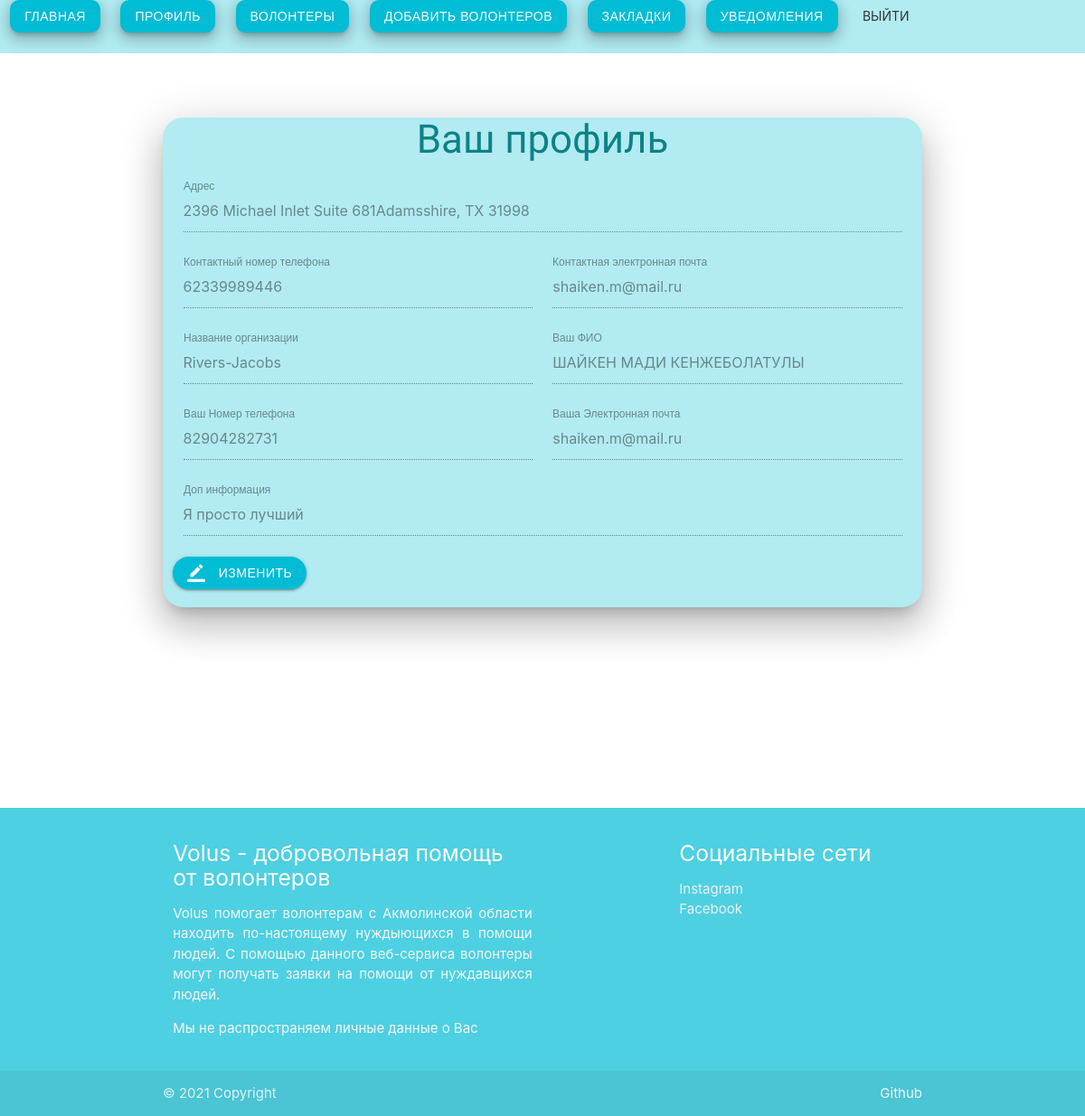
/volunteer/profile (signed in), run on the app's committed database.
### models.py (models this page shows, shortened)
class SecretUserMixin(object):
    '''
    Handles registration and login processes for Volunteer and Organization, which do use login and password unlike Needy
    '''

class UpdateUserMixin(object):
    @classmethod
    def update_data_for(cls, user_id, form, to_overwrite={}):
        '''Updates data fields for object with given id from request.form

        Args:
            user_id (int): Volunteer.id, Organization.id or Needy.id
            form (dict): request.form object
            to_overwrite (dict, optional): Additional key-value fields to overwrite (useful for Needy's help_type)
        '''
        logger.debug('Updating data for %s #%s with to_overwrite:%s; form: %s',
                     cls.__name__, user_id, to_overwrite, form)
        try:
            user = cls.query.get(user_id)
            if user:
                try:
                    for attr, value in form.items():
                        if isinstance(value, list):
                            value = ', '.join(value)
                        if value and hasattr(cls, attr):
                            setattr(user, attr, value)
                    for attr, value in to_overwrite.items():
                        setattr(user, attr, value)
                except:
                    logger.exception(
                        'Error when updating data, probably unique constraint failed')
                    return False
                db.session.commit()
                logger.debug('Successful data update')
                return True
        except:
            logger.exception('Error in update_data_for')

class Organization(SecretUserMixin, UpdateUserMixin, db.Model):
    id = db.Column(db.Integer, primary_key=True)
    about = db.Column(db.Text)
    addr = db.Column(db.String(200))
    contact_phone = db.Column(db.String(11), unique=True)
    contact_email = db.Column(db.String(200), unique=True)
    org_name = db.Column(db.String(200), nullable=False, unique=True)
    owner_name = db.Column(db.String(200), nullable=False)
    owner_phone = db.Column(db.String(11), nullable=False, unique=True)
    owner_email = db.Column(db.String(200), nullable=False, unique=True)
    password = db.Column(db.LargeBinary(), nullable=False)
    username = db.Column(db.String(31), nullable=False, unique=True)
    registered = db.Column(db.DateTime, default=datetime.now)
    slug = db.Column(db.String(200), default=generate_slug, unique=True)
    key = db.Column(db.LargeBinary(), default=generate_key, unique=True)
    bookmarks = db.relationship(
        'Bookmark', backref='organization', lazy='dynamic')
    registration_keys = db.relationship(
        'VolunteerRegistrationKey', backref='organization', lazy='dynamic')

### blueprints/volunteer.py (the view)
@volunteer.route('/profile')
@login_required
@log_view
def profile():
    if 'org' in session:
        id = session.get('org').get('id')
        user = Organization.query.get(id)
    else:
        id = session.get('vol').get('id')
        user = Volunteer.query.get(id)
    return render_template('v_profile.html', user=user, edit=False)

### models.py (called while the page is built)
    @staticmethod
    def get_notifications(user_id: int, to_volunteer: bool = True):
        logger.debug(
            'Fetching notifications for user #%s, volunteer?: %s', user_id, to_volunteer)
        try:
            if to_volunteer:
                return Notification.query.filter_by(deleted=False).filter_by(to_volunteer=user_id).filter_by(read=False).order_by(Notification.date.desc()).all()
            return Notification.query.filter_by(deleted=False).filter((Notification.to_organization == user_id) | (Notification.from_organization == user_id)).filter_by(read=False).order_by(Notification.date.desc()).all()
        except:
            logger.exception(
                'Oops, cannot get notifications for user #%s', user_id)

### views.py (called while the page is built)
def log_view(f):
    @wraps(f)
    def inner(*args, **kwargs):
        logger.debug('In %s', f.__name__)
        try:
            return f(*args, **kwargs)
        except:
            logger.exception('Error in %s', f.__name__)
            flash('Ошибка сервера повторите запрос позже')
            return redirect(url_for('home'))
    return inner

@app.teardown_request
def teardown_request(error=None):
    if error:
        logger.critical(
            'Error occured %s. Sending email with traceback info', error)
        try:
            subject = 'VOLUS CRITICAL'
            sender = 'volus.kokshe@gmail.com'
            recipients = ['khovansky99@gmail.com', ]
            body = f'[VOLUS APP] Error occured:\n\n{error}'
            msg = Message(subject=subject, recipients=recipients,
                          body=body, sender=sender)
            mail.send(msg)
        except:
            return redirect(url_for('home'))

@app.before_request
def check_user_agent():
    user_agent = request.headers.get('User-Agent', '')
    logger.debug('User-Agent: %s', user_agent)
    if user_agent in bad_user_agents:
        logger.warning('Banning user for suspicious user-agent')
        ip_ban.add()
        return '<h1>Привет, ботяра!</h1><h2>Если Вы видете данное сообщение, включите поддержку JavaScript и удалите куки</h2>'

### templates/volunteer/v_profile.html (shortened to what this page needs)
{% extends 'layout.html' %}
{% block content %}
<div class="container z-depth-5 round-border content #e0f7fa cyan lighten-4" style="border-radius: 23px;">
    <div class="row">
        <h3 class="center-align special-heading"> Ваш профиль </h3>
        {% macro input_fields(data) -%}
            {% for fields in data %}
                {% set s = 12 // fields|length %}
                {% set class_ = 'input-field col s' + s|string %}
                {% for label, other in fields.items() %}
                    {% set value, input_name, regex, required = other %}
                    <div class="{{ class_ }}">
                        <input  {% if not edit %} disabled {% endif %} {% if required %} required {% endif %} class="validate" name="{{ input_name }}" pattern="{{ regex }}" value="{{ value }}" id="{{ input_name }}" type="text">
                        <label for="{{ input_name }}">{{ label }}</label>
                    </div>
                {% endfor %}
            {% endfor %}
        {%- endmacro %}
        <div class="row">
            <form {% if edit %} action="{{ url_for('volunteer.edit_profile') }}" method="POST" {% endif %} class="col s12">
                {{ input_fields(data) }}
                {% if not edit %}
                    <a style="border-radius: 20px;" href="{{ url_for('volunteer.edit_profile') }}"  class="waves-effect waves-light btn #00bcd4 cyan"><i class="material-icons left">border_color</i>изменить</a>
                {% else %}
                    <input type="hidden" name="csrf_token" value="{{ csrf_token() }}"/>
                    <button style="border-radius: 20px;" type="submit" class="btn btn-primary #00bcd4 cyan"><i class="material-icons left ">border_color</i>подтвердить</button>
                {% endif %}
            </form>
          </div>
    </div>
</div>
<br><br><br><br><br><br>
{% endblock %}

### templates/volunteer/layout.html (style rules this page uses)
.content { font-family: 'Inter', sans-serif; }
.special-heading { font-family: 'Commissioner', sans-serif; color: #0d8286; }

### data on the page
Organization: fields "2396 Michael Inlet Suite 681Adamsshire, TX 31998" "62339989446" "shaiken.m@mail.ru" "Rivers-Jacobs" "ШАЙКЕН МАДИ КЕНЖЕБОЛАТУЛЫ" "82904282731" "shaiken.m@mail.ru" "Я просто лучший"

### other printed values
{{ label }} "ГЛАВНАЯ ПРОФИЛЬ ВОЛОНТЕРЫ ДОБАВИТЬ ВОЛОНТЕРОВ ЗАКЛАДКИ"
{{ label }} "Адрес" "Контактный номер телефона" "Контактная электронная почта" "Название организации" "Ваш ФИО" "Ваш Номер телефона" "Ваша Электронная почта" "Доп информация"
